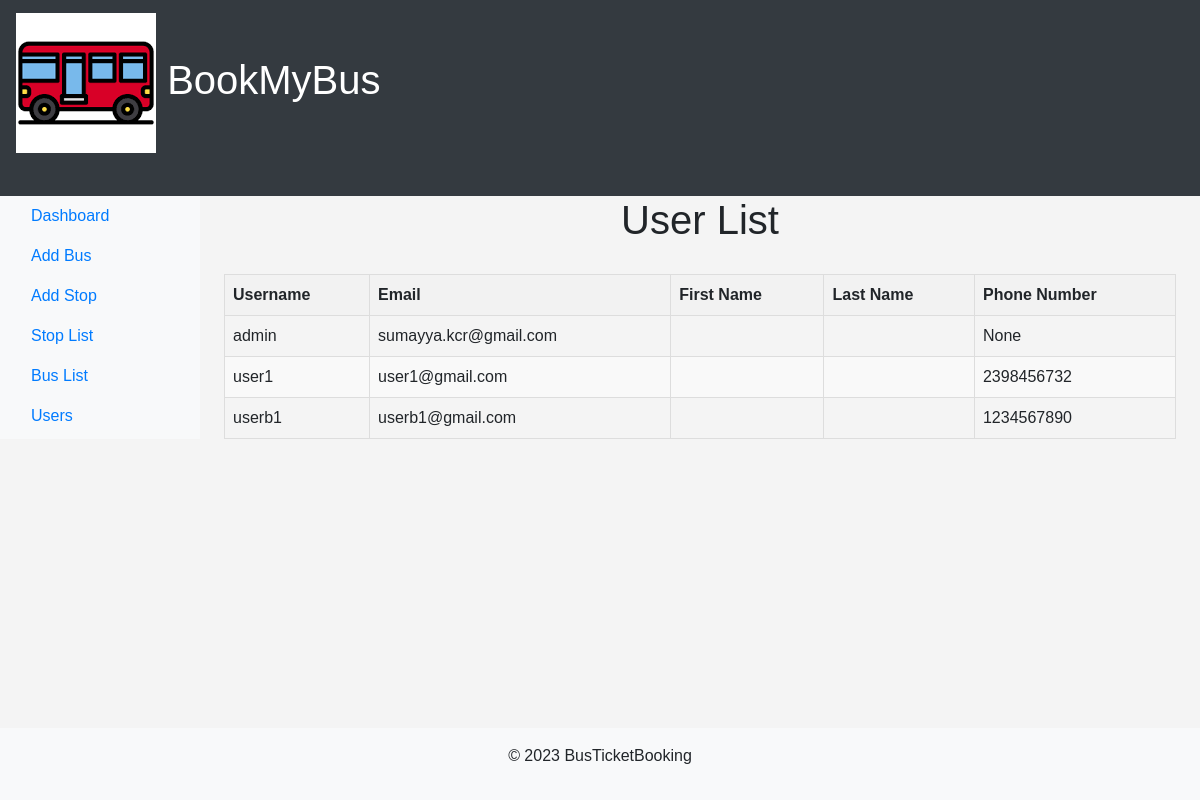
Before: /adminapp/users_list with the older database file.
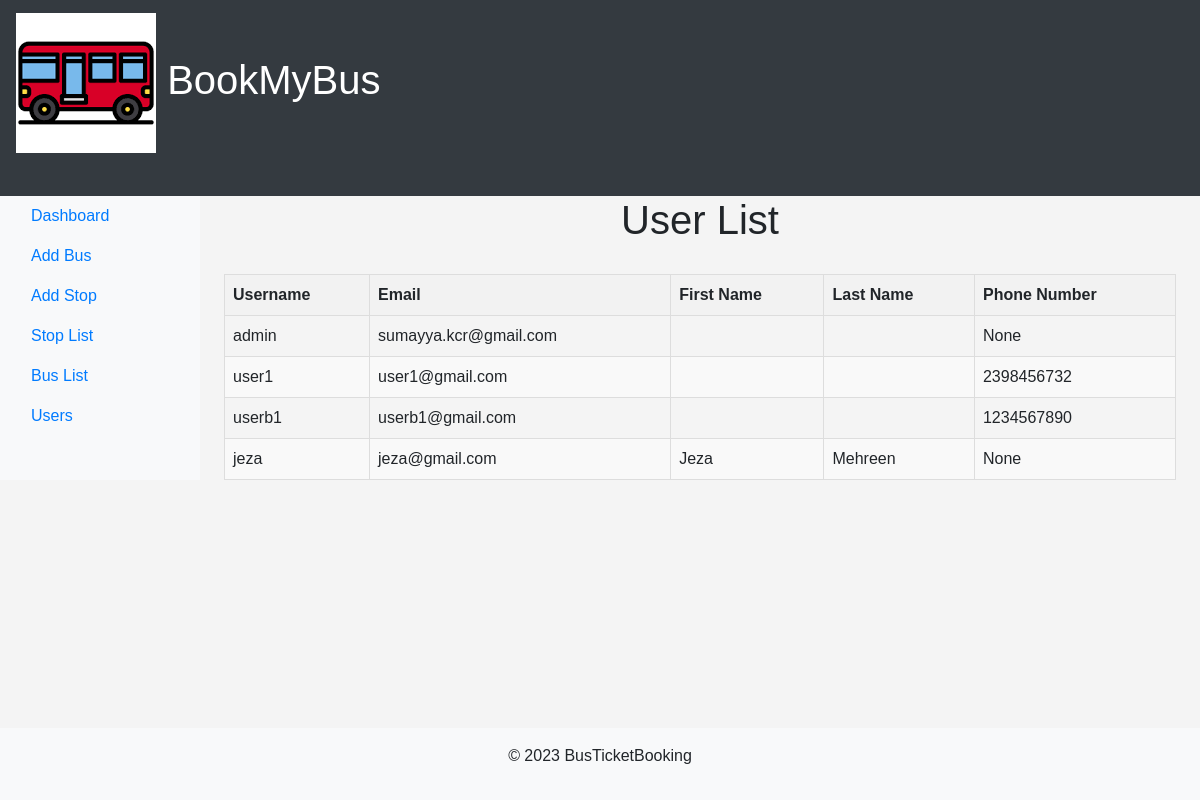
After: the same page with the newer database file.
### app1/models.py (models this page shows, shortened)
class CustomUser(AbstractUser):
    phone_number = models.CharField(max_length=15, blank=True, null=True)

### adminapp/views.py (the view)
# urls.py: path('users_list',views.user_list,name='users_list'),
def user_list(request):
    users=CustomUser.objects.all()
    return render(request,'user_list.html',{'users':users})

### project_templates/user_list.html (shortened to what this page needs)
{% extends 'base_admin.html' %}
{% block content %}
    <h1>User List</h1>
    <table>
        <thead>
            <tr>
                <th>Username</th>
                <th>Email</th>
                <th>First Name</th>
                <th>Last Name</th>
                <th>Phone Number</th>
            </tr>
        </thead>
        <tbody>
            {% for user in users %}
            <tr>
                <td>{{ user.username }}</td>
                <td>{{ user.email }}</td>
                <td>{{ user.first_name }}</td>
                <td>{{ user.last_name }}</td>
                <td>{{ user.phone_number }}</td>
            </tr>
            {% endfor %}
        </tbody>
    </table>
{% endblock %}

Changed rows visible on the page:
added CustomUser: username "jeza", email "jeza@gmail.com", first_name "Jeza", last_name "Mehreen", phone_number "None"
